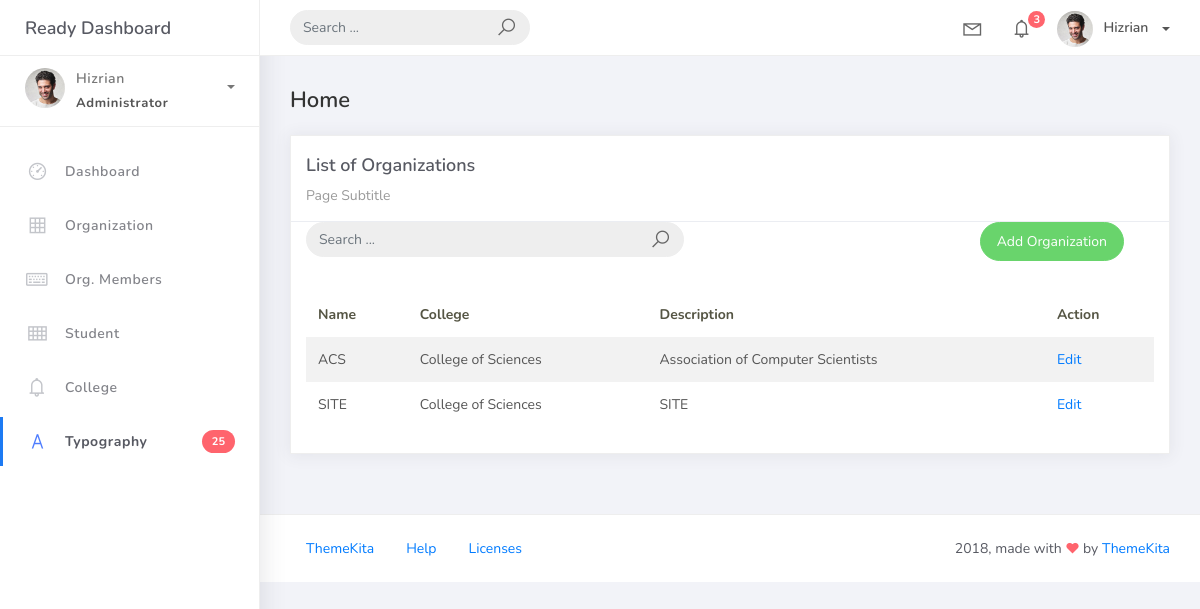
The app's page /organization_list, older data.
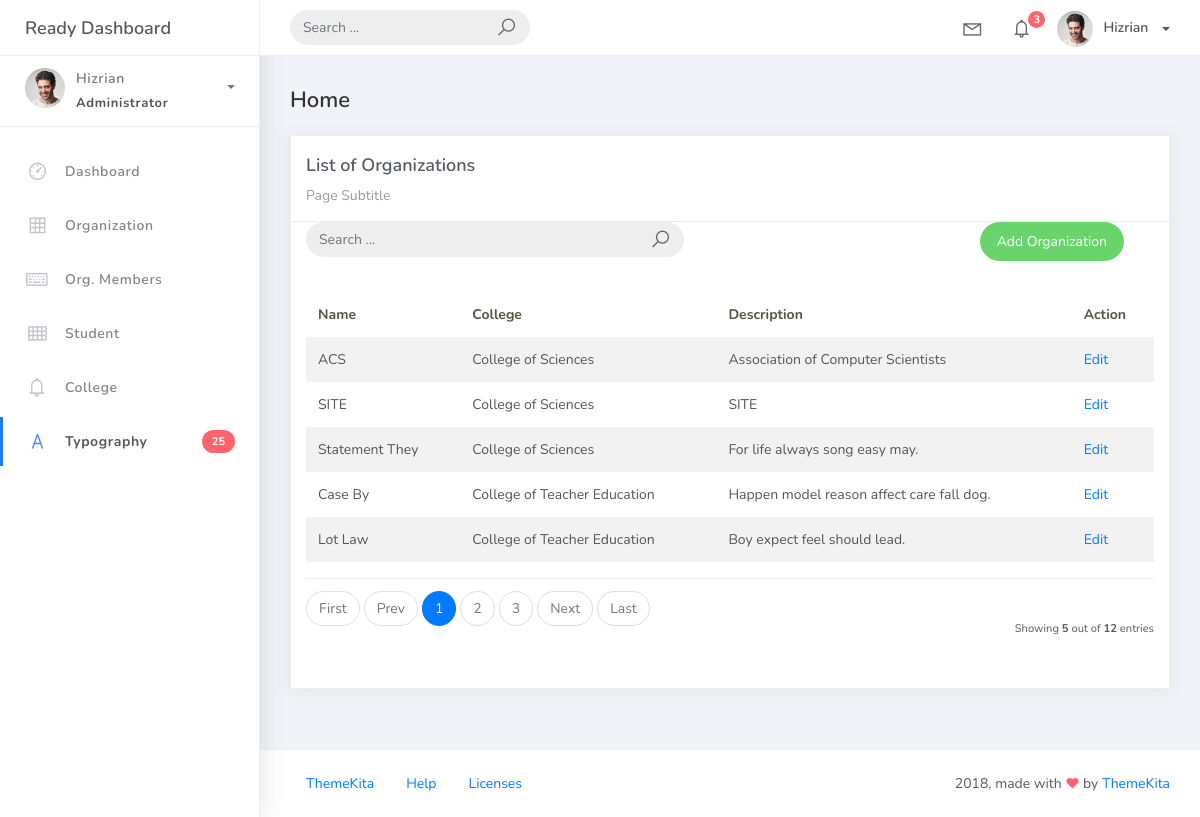
The same page, newer data.
### studentorg/models.py (models this page shows, shortened)
class BaseModel(models.Model):
    created_at = models.DateTimeField(auto_now_add=True, db_index=True)
    updated_at = models.DateTimeField(auto_now=True)
    class Meta:
        abstract = True

class Organization(BaseModel):
    name = models.CharField(max_length=250)
    college = models.ForeignKey(College, null=True, blank=True, on_delete=models.CASCADE)
    description = models.CharField(max_length=500)

class College(BaseModel):
    college_name = models.CharField(max_length=150)
    def __str__(self):
        return self.college_name

### studentorg/views.py (the view)
# urls.py: path('organization_list', OrganizationList.as_view(), name='organization-list'),
class OrganizationList(ListView):
    model = Organization
    context_object_name = 'organization'
    template_name = 'org_list.html'
    paginate_by = 5

### templates/org_list.html
{% extends 'base.html' %}
{% load static %}
{% block content %}
  <div class="content">
    <div class="container-fluid">
      <h4 class="page-title">Home</h4>
      <div class="row">
        <div class="col-md-12">
          <div class="card">
            <div class="card-header">
              <div class="card-title">List of Organizations</div>
              <div class="card-category">Page Subtitle</div>
            </div>
<div class="col-md-12 row">
  <div class="col-md-6">
    <form class="navbar-left navbar-form nav-search mr-md-3" action="">
      <div class="input-group">
        <input type="text" placeholder="Search ..." class="form-control" />
        <div class="input-group-append">
          <span class="input-group-text">
            <i class="la la-search search-icon"></i>
          </span>
        </div>
      </div>
    </form>
  </div>
  <div class="col-md-6">
    <div class="pull-right">
      <a href="{% url 'organization-add' %}" class="btn btn-success btn-rounded">Add
        Organization</a>
    </div>
  </div>
</div>
            <div class="card-body">
              <table class="table table-striped mt-3">
                <thead>
                  <tr>
                    <th scope="col">Name</th>
                    <th scope="col">College</th>
                    <th scope="col">Description</th>
                    <th scope="col">Action</th>
                  </tr>
                </thead>
                <tbody>
                  {% for object in object_list %}
                    <tr>
                      <td>{{ object.name }}</td>
                      <td>{{ object.college }}</td>
                      <td>{{ object.description }}</td>
                      <td><a href="organization_list/{{ object.id }}">Edit</a></td>
                    </tr>
                  {% empty %}
                    <tr>
                      <td colspan="4" style="text-align: center">
                        <p class="text-sm font-weight-bold mb-0">No Records Found</p>
                      </td>
                    </tr>
                  {% endfor %}
                </tbody>
              </table>
              {% include 'includes/pagination.html' %}
            </div>
          </div>
        </div>
      </div>
    </div>
  </div>
{% endblock %}

### templates/base.html (shortened to what this page needs)
{% load static %}
<!DOCTYPE html>
<html>
<head>
	<link rel="stylesheet" href="{% static 'css/bootstrap.min.css' %}">
    <link rel="stylesheet" href="{% static 'css/ready.css' %}">
    <link rel="stylesheet" href="{% static 'css/demo.css' %}">
</head>
<body>
	<div class="wrapper">
		<div class="main-header">
			<div class="logo-header">
				<a href="index.html" class="logo">
					Ready Dashboard
				</a>
			</div>
			<nav class="navbar navbar-header navbar-expand-lg">
				<div class="container-fluid">
					<form class="navbar-left navbar-form nav-search mr-md-3" action="">
						<div class="input-group">
							<input type="text" placeholder="Search ..." class="form-control">
							<div class="input-group-append">
								<span class="input-group-text">
									<i class="la la-search search-icon"></i>
								</span>
							</div>
						</div>
					</form>
					<ul class="navbar-nav topbar-nav ml-md-auto align-items-center">
						<li class="nav-item dropdown hidden-caret">
							<a class="nav-link dropdown-toggle" href="#" id="navbarDropdown" role="button" data-toggle="dropdown" aria-haspopup="true" aria-expanded="false">
								<i class="la la-envelope"></i>
							</a>
						</li>
						<li class="nav-item dropdown hidden-caret">
							<a class="nav-link dropdown-toggle" href="#" id="navbarDropdown" role="button" data-toggle="dropdown" aria-haspopup="true" aria-expanded="false">
								<i class="la la-bell"></i>
								<span class="notification">3</span>
							</a>
						</li>
						<li class="nav-item dropdown">
							<a class="dropdown-toggle profile-pic" data-toggle="dropdown" href="#" aria-expanded="false"> <img src="{% static 'img/profile.jpg' %}" alt="user-img" width="36" class="img-circle"><span >Hizrian</span></span> </a>
							</li>
						</ul>
					</div>
				</nav>
			</div>
			<div class="sidebar">
				<div class="scrollbar-inner sidebar-wrapper">
					<div class="user">
						<div class="photo">
							<img src="{% static 'img/profile.jpg' %}">
						</div>
						<div class="info">
							<a class="" data-toggle="collapse" href="#collapseExample" aria-expanded="true">
								<span>
									Hizrian
									<span class="user-level">Administrator</span>
									<span class="caret"></span>
								</span>
							</a>
						</div>
					</div>
					<ul class="nav">
						<li class="nav-item">
							<a href="index.html">
								<i class="la la-dashboard"></i>
								<p>Dashboard</p>
							</a>
						</li>
						<li class="nav-item">
							<a href="{% url 'organization-list' %}">
								<i class="la la-table"></i>
								<p>Organization</p>
							</a>
						</li>
						<li class="nav-item">
							<a href="forms.html">
								<i class="la la-keyboard-o"></i>
								<p>Org. Members</p>
							</a>
						</li>
						<li class="nav-item">
							<a href="tables.html">
								<i class="la la-th"></i>
								<p>Student</p>
							</a>
						</li>
						<li class="nav-item">
							<a href="notifications.html">
								<i class="la la-bell"></i>
								<p>College</p>
							</a>
						</li>
						<li class="nav-item active">
							<a href="typography.html">
								<i class="la la-font"></i>
								<p>Typography</p>
								<span class="badge badge-danger">25</span>
							</a>
						</li>
					</ul>
				</div>
			</div>
			<div class="main-panel">
				{% block content %}
                {% endblock %}
				<footer class="footer">
					<div class="container-fluid">
						<nav class="pull-left">
							<ul class="nav">
								<li class="nav-item">
									<a class="nav-link" href="http://www.themekita.com">
										ThemeKita
									</a>
								</li>
								<li class="nav-item">
									<a class="nav-link" href="#">
										Help
									</a>
								</li>
								<li class="nav-item">
									<a class="nav-link" href="https://themewagon.com/license/#free-item">
										Licenses
									</a>
								</li>
							</ul>
						</nav>
						<div class="copyright ml-auto">
							2018, made with <i class="la la-heart heart text-danger"></i> by <a href="http://www.themekita.com">ThemeKita</a>
						</div>
					</div>
				</footer>
			</div>
		</div>
</body>
</html>

### templates/includes/pagination.html (shortened to what this page needs)
{% if is_paginated %}
  <div class="card-footer px-0 border-0 d-flex flex-column flex-lg-row align-items-center justify-content-between mt-3">
    <nav aria-label="Topics pagination" class="mb-4">
      <ul class="pagination">
        {% if page_obj.number > 1 %}
          <li class="page-item">
            <a class="page-link" href="?page=1">First</a>
          </li>
        {% else %}
          <li class="page-item disabled">
            <span class="page-link">First</span>
          </li>
        {% endif %}
        {% if page_obj.has_previous %}
          <li class="page-item">
            <a class="page-link" href="?page={{ page_obj.previous_page_number }}">Prev</a>
          </li>
        {% else %}
          <li class="page-item disabled">
            <span class="page-link">Prev</span>
          </li>
        {% endif %}
        {% for page_num in paginator.page_range %}
          {% if page_obj.number == page_num %}
            <li class="page-item active" aria-current="page">
              <span class="page-link">
                {{ page_num }}
              </span>
            </li>
          {% elif page_num > page_obj.number|add:'-3' and page_num < page_obj.number|add:'3' %}
            <li class="page-item">
              <a class="page-link" href="?page={{ page_num }}">{{ page_num }}</a>
            </li>
          {% endif %}
        {% endfor %}
        {% if page_obj.has_next %}
          <li class="page-item">
            <a class="page-link" href="?page={{ page_obj.next_page_number }}">Next</a>
          </li>
        {% else %}
          <li class="page-item disabled">
            <span class="page-link">Next</span>
          </li>
        {% endif %}
        {% if page_obj.number != paginator.num_pages %}
          <li class="page-item">
            <a class="page-link" href="?page={{ paginator.num_pages }}">Last</a>
          </li>
        {% else %}
          <li class="page-item disabled">
            <span class="page-link">Last</span>
          </li>
        {% endif %}
      </ul>
    </nav>
    <div class="fw-normal small mt-4 mt-lg-0">
      Showing <b>{{ object_list.count }}</b> out of <b>{{ paginator.count }}</b> entries
    </div>
  </div>
{% endif %}

Row changes from the older to the newer data that the page shows:
added Organization: name "Statement They", college "College of Sciences", description "For life always song easy may."
added Organization: name "Case By", college "College of Teacher Education", description "Happen model reason affect care fall dog."
added Organization: name "Lot Law", college "College of Teacher Education", description "Boy expect feel should lead."
Text that changed along with them:
{{ object_list.count }}: (not shown) → "5"
{{ paginator.count }}: (not shown) → "12"
text now shown: "First Prev Next Last Showing out of entries"
new list line: "1"
new list line: "2"
new list line: "3"
